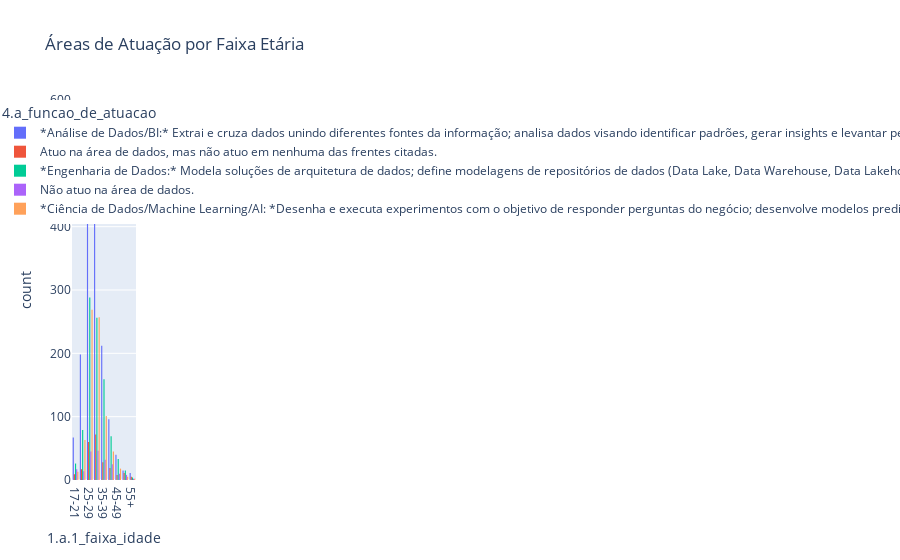

The notebook cell this image was saved under:
### Code cell
# H5: Área de atuação varia com a idade?
fig5 = px.histogram(
    df_h5,
    x="1.a.1_faixa_idade",
    color="4.a_funcao_de_atuacao",
    barmode="group",
    title="Áreas de Atuação por Faixa Etária",
)
fig5.show()

### Figure 1 — Plotly figure (JSON) as saved in the notebook; plotly's stock layout.template omitted (floating-point values rounded to 4 significant figures; data arrays with more than 128 entries replaced by an {"elided": "..."} marker saying what was removed)
{"data": [{"alignmentgroup": "True", "bingroup": "x", "hovertemplate": "4.a_funcao_de_atuacao=*Análise de Dados/BI:* Extrai e cruza dados unindo diferentes fontes da informação; analisa dados visando identificar padrões, gerar insights e levantar perguntas; desenvolve dashboards, relatórios e visualizações de dados em ferramentas de BI.<br>1.a.1_faixa_idade=%{x}<br>count=%{y}<extra></extra>", "legendgroup": "*Análise de Dados/BI:* Extrai e cruza dados unindo diferentes fontes da informação; analisa dados visando identificar padrões, gerar insights e levantar perguntas; desenvolve dashboards, relatórios e visualizações de dados em ferramentas de BI.", "marker": {"color": "#636efa", "pattern": {"shape": ""}}, "name": "*Análise de Dados/BI:* Extrai e cruza dados unindo diferentes fontes da informação; analisa dados visando identificar padrões, gerar insights e levantar perguntas; desenvolve dashboards, relatórios e visualizações de dados em ferramentas de BI.", "offsetgroup": "*Análise de Dados/BI:* Extrai e cruza dados unindo diferentes fontes da informação; analisa dados visando identificar padrões, gerar insights e levantar perguntas; desenvolve dashboards, relatórios e visualizações de dados em ferramentas de BI.", "orientation": "v", "showlegend": true, "type": "histogram", "x": {"elided": "1669 str values"}, "xaxis": "x", "yaxis": "y"}, {"alignmentgroup": "True", "bingroup": "x", "hovertemplate": "4.a_funcao_de_atuacao=Atuo na área de dados, mas não atuo em nenhuma das frentes citadas.<br>1.a.1_faixa_idade=%{x}<br>count=%{y}<extra></extra>", "legendgroup": "Atuo na área de dados, mas não atuo em nenhuma das frentes citadas.", "marker": {"color": "#EF553B", "pattern": {"shape": ""}}, "name": "Atuo na área de dados, mas não atuo em nenhuma das frentes citadas.", "offsetgroup": "Atuo na área de dados, mas não atuo em nenhuma das frentes citadas.", "orientation": "v", "showlegend": true, "type": "histogram", "x": {"elided": "229 str values"}, "xaxis": "x", "yaxis": "y"}, {"alignmentgroup": "True", "bingroup": "x", "hovertemplate": "4.a_funcao_de_atuacao=*Engenharia de Dados:* Modela soluções de arquitetura de dados; define modelagens de repositórios de dados (Data Lake, Data Warehouse, Data Lakehouse); desenvolve estratégias de aquisição de dados, recuperação de informação e pipelines de dados.<br>1.a.1_faixa_idade=%{x}<br>count=%{y}<extra></extra>", "legendgroup": "*Engenharia de Dados:* Modela soluções de arquitetura de dados; define modelagens de repositórios de dados (Data Lake, Data Warehouse, Data Lakehouse); desenvolve estratégias de aquisição de dados, recuperação de informação e pipelines de dados.", "marker": {"color": "#00cc96", "pattern": {"shape": ""}}, "name": "*Engenharia de Dados:* Modela soluções de arquitetura de dados; define modelagens de repositórios de dados (Data Lake, Data Warehouse, Data Lakehouse); desenvolve estratégias de aquisição de dados, recuperação de informação e pipelines de dados.", "offsetgroup": "*Engenharia de Dados:* Modela soluções de arquitetura de dados; define modelagens de repositórios de dados (Data Lake, Data Warehouse, Data Lakehouse); desenvolve estratégias de aquisição de dados, recuperação de informação e pipelines de dados.", "orientation": "v", "showlegend": true, "type": "histogram", "x": {"elided": "929 str values"}, "xaxis": "x", "yaxis": "y"}, {"alignmentgroup": "True", "bingroup": "x", "hovertemplate": "4.a_funcao_de_atuacao=Não atuo na área de dados.<br>1.a.1_faixa_idade=%{x}<br>count=%{y}<extra></extra>", "legendgroup": "Não atuo na área de dados.", "marker": {"color": "#ab63fa", "pattern": {"shape": ""}}, "name": "Não atuo na área de dados.", "offsetgroup": "Não atuo na área de dados.", "orientation": "v", "showlegend": true, "type": "histogram", "x": {"elided": "199 str values"}, "xaxis": "x", "yaxis": "y"}, {"alignmentgroup": "True", "bingroup": "x", "hovertemplate": "4.a_funcao_de_atuacao=*Ciência de Dados/Machine Learning/AI: *Desenha e executa experimentos com o objetivo de responder perguntas do negócio; desenvolve modelos preditivos e algoritmos de Machine Learning com o objetivo de otimizar e automatizar a tomada de decisão.<br>1.a.1_faixa_idade=%{x}<br>count=%{y}<extra></extra>", "legendgroup": "*Ciência de Dados/Machine Learning/AI: *Desenha e executa experimentos com o objetivo de responder perguntas do negócio; desenvolve modelos preditivos e algoritmos de Machine Learning com o objetivo de otimizar e automatizar a tomada de decisão.", "marker": {"color": "#FFA15A", "pattern": {"shape": ""}}, "name": "*Ciência de Dados/Machine Learning/AI: *Desenha e executa experimentos com o objetivo de responder perguntas do negócio; desenvolve modelos preditivos e algoritmos de Machine Learning com o objetivo de otimizar e automatizar a tomada de decisão.", "offsetgroup": "*Ciência de Dados/Machine Learning/AI: *Desenha e executa experimentos com o objetivo de responder perguntas do negócio; desenvolve modelos preditivos e algoritmos de Machine Learning com o objetivo de otimizar e automatizar a tomada de decisão.", "orientation": "v", "showlegend": true, "type": "histogram", "x": {"elided": "773 str values"}, "xaxis": "x", "yaxis": "y"}], "layout": {"barmode": "group", "legend": {"title": {"text": "4.a_funcao_de_atuacao"}, "tracegroupgap": 0}, "title": {"text": "Áreas de Atuação por Faixa Etária"}, "xaxis": {"anchor": "y", "domain": [0, 1], "title": {"text": "1.a.1_faixa_idade"}}, "yaxis": {"anchor": "x", "domain": [0, 1], "title": {"text": "count"}}}}
